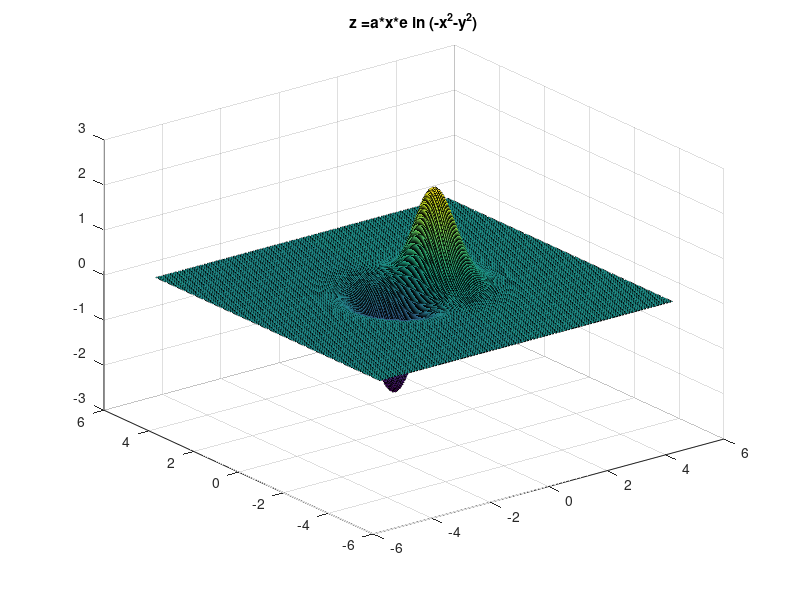

Here is the MATLAB script that generated this plot:
[ x, y] = meshgrid( -5 : 0.05 : 5, -5 : 0.05 : 5 );
a = input("a = ");
z =a*x.*exp(-x.^2-y.^2);
figure;
surf(x, y, z);
title("z =a*x*e in (-x^2-y^2)");